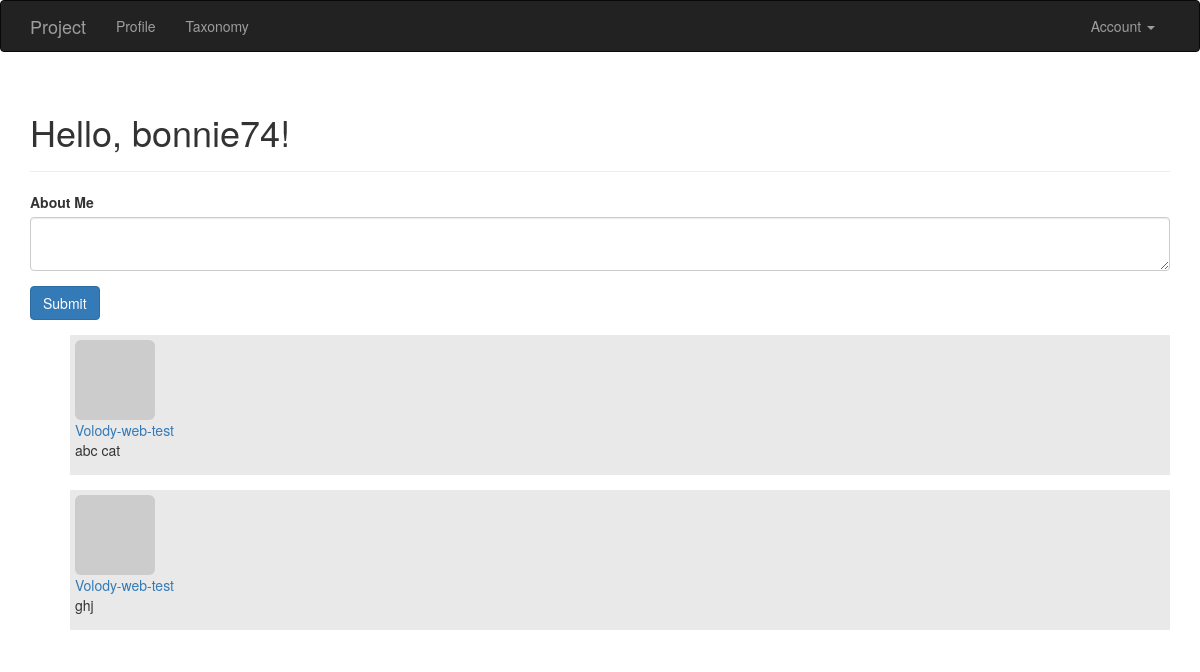
/taxonomy (signed in), run on the app's committed database.
### app/models.py (models this page shows, shortened)
class User(UserMixin, db.Model):
    __tablename__ = 'users'
    id = db.Column(db.Integer, primary_key=True)
    email = db.Column(db.String(64), unique=True, index=True)
    username = db.Column(db.String(64), unique=True, index=True)
    role_id = db.Column(db.Integer, db.ForeignKey('roles.id'))
    password_hash = db.Column(db.String(128))
    confirmed = db.Column(db.Boolean, default=False)
    name = db.Column(db.String(64))
    location = db.Column(db.String(64))
    about_me = db.Column(db.Text())
    member_since = db.Column(db.DateTime(), default=datetime.utcnow)
    last_seen = db.Column(db.DateTime(), default=datetime.utcnow)
    avatar_hash = db.Column(db.String(32))
    posts = db.relationship('Post', backref='author', lazy='dynamic')
    taxonomy = db.relationship('Taxonomy', backref='author', lazy='dynamic')
    followed = db.relationship('Follow',
                               foreign_keys=[Follow.follower_id],
                               backref=db.backref('follower', lazy='joined'),
                               lazy='dynamic',
                               cascade='all, delete-orphan')
    followers = db.relationship('Follow',
                                foreign_keys=[Follow.followed_id],
                                backref=db.backref('followed', lazy='joined'),
                                lazy='dynamic',
                                cascade='all, delete-orphan')
    comments = db.relationship('Comment', backref='author', lazy='dynamic')
    @property
    def password(self):
        raise AttributeError('password is not a readable attribute')
    def can(self, permissions):
        return self.role is not None and \
            (self.role.permissions & permissions) == permissions
    def ping(self):
        self.last_seen = datetime.utcnow()
        db.session.add(self)
    def gravatar(self, size=100, default='identicon', rating='g'):
        if request.is_secure:
            url = 'https://secure.gravatar.com/avatar'
        else:
            url = 'http://www.gravatar.com/avatar'
        hash = self.avatar_hash or hashlib.md5(
            self.email.encode('utf-8')).hexdigest()
        return '{url}/{hash}?s={size}&d={default}&r={rating}'.format(
            url=url, hash=hash, size=size, default=default, rating=rating)

class Taxonomy(db.Model):
    __tablename__ = 'taxonomy'
    id = db.Column(db.Integer, primary_key = True)
    category  = db.Column(db.Text)
    tag = db.Column(db.Text)
    author_id = db.Column(db.Integer, db.ForeignKey('users.id'))
    timestamp = db.Column(db.DateTime, index=True, default=datetime.utcnow)
    post_id = db.Column(db.Integer, db.ForeignKey('posts.id'))

### app/main/views.py (the view)
@main.route('/taxonomy', methods=['POST', 'GET'])
def taxonomy():
	if current_user.can(Permission.WRITE_ARTICLES) and request.method == 'POST':
		taxonom = Taxonomy(category=request.form['category'], author=current_user._get_current_object())
		db.session.add(taxonom)
		return redirect(url_for('.taxonomy'))
	taxonomy = Taxonomy.query.order_by(Taxonomy.timestamp.desc()).all()
	return render_template('posts/taxonomy.html', taxonomy=taxonomy)

### app/auth/views.py (called while the page is built)
@auth.before_app_request
def before_request():
    if current_user.is_authenticated:
        current_user.ping()
        if not current_user.confirmed \
                and request.endpoint \
                and request.endpoint[:5] != 'auth.' \
                and request.endpoint != 'static':
            return redirect(url_for('auth.unconfirmed'))

### app/main/__init__.py (called while the page is built)
@main.app_context_processor
def inject_permissions():
    return dict(Permission=Permission)

### app/models.py (called while the page is built)
@login_manager.user_loader
def load_user(user_id):
    return User.query.get(int(user_id))

### app/templates/posts/taxonomy.html
{% extends "base.html" %}
{% import "_macros.html" as macros %}
{% block content %}
	<div class="container">
		<div class="page-header">
			<h1>Hello, {% if current_user.is_authenticated %}{{ current_user.username }}{% else %}Stranger{% endif %}!</h1>
		</div>
		<div class="row">
			<div class="col-md-12">
				{% if current_user.can(Permission.WRITE_ARTICLES) %}
					<form role="form" method="POST" data-toggle="validator">
						<div class="form-group">
							<label for="inputName" class="control-label">About Me</label>
							<textarea class="form-control" name="category" required></textarea>
						</div>
						<div class="form-group">
							<button type="submit" class="btn btn-primary">Submit</button>
						</div>
					</form>
					{% include 'posts/_taxonomys.html' %}
				{% else %}
					<h2>Permission Denied</h2>
				{% endif %}
			</div>
		</div>
	</div>
{% endblock %}

### app/templates/posts/_taxonomys.html (shortened to what this page needs)
<ul class="posts">
	{% for tax in taxonomy %}
		<li class="post">
			<div class="profile-thumbnail">
				<a href="{{ url_for('.user', username=tax.author.username) }}">
					<img class="img-rounded profile-thumbnail" src="{{ tax.author.gravatar(size=40) }}">
				</a>
			</div>
			<div class="post-author">
				<a href="{{ url_for('.user', username=tax.author.username) }}">
					{{ tax.author.username }}
				</a>
			</div>
			<div class="post-body">{{ tax.category }}</div>
			<div class="post-footer">
			</div>
		</li>
	{% endfor %}
</ul>

### app/static/style.css (style rules this page uses)
ul.posts li { list-style: none; padding: 5px; background-color: #e9e9e9; margin-bottom: 15px; }
.post-footer { text-align: right; padding-bottom: 10px; }

### data on the page
User: username "bonnie74"
Taxonomy: author.username "Volody-web-test", category "abc cat"
Taxonomy: author.username "Volody-web-test", category "ghj"
